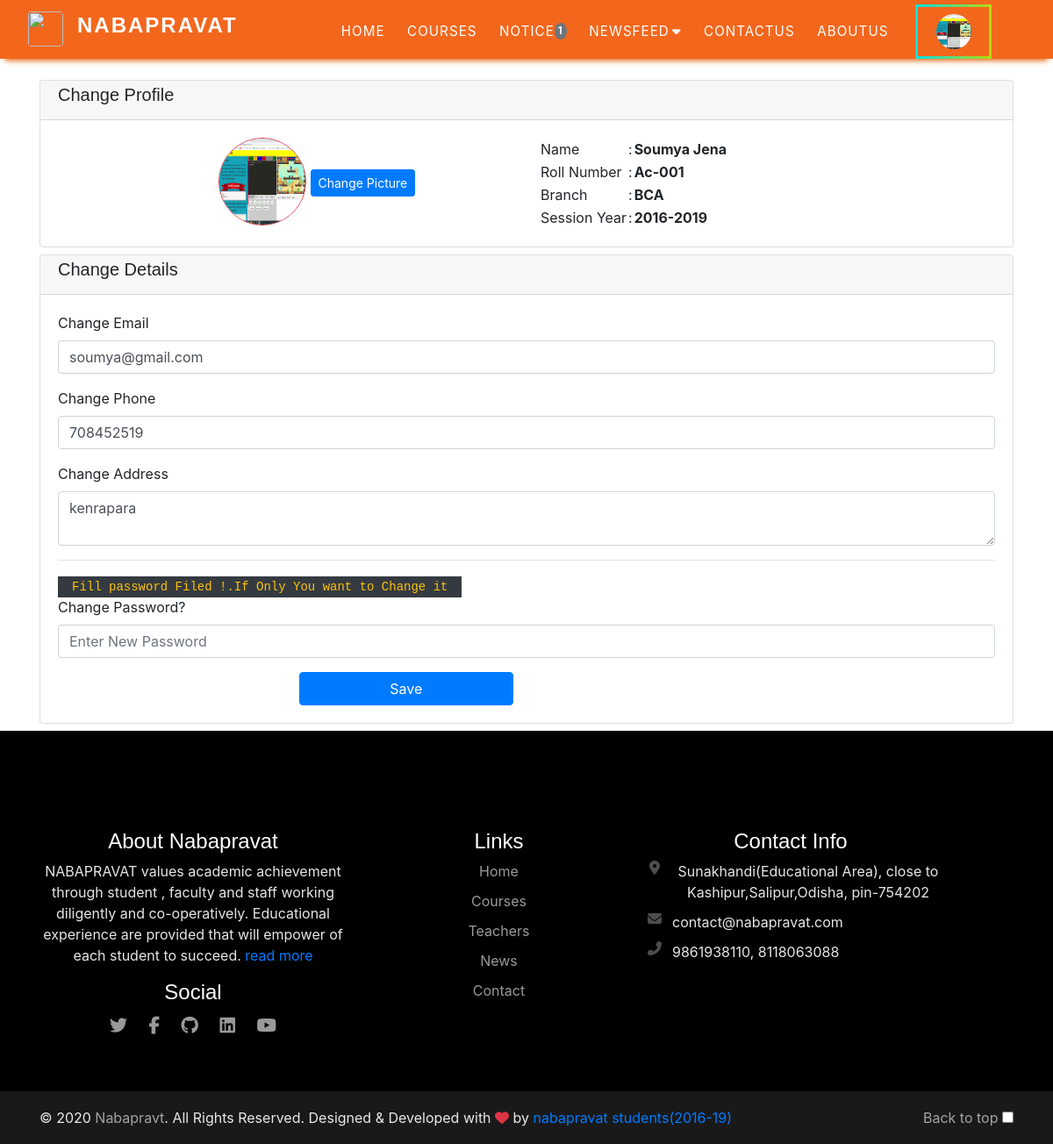
Page /student_profile (signed in) on the committed database.
### student_management_app/models.py (models this page shows)
class CustomUser(AbstractUser):
    user_type_data=((1,"HOD"),(2,"Staff"),(3,"Student"),(4,"Accountant"))
    profile_photo = models.FileField()
    user_type=models.CharField(default=1,choices=user_type_data,max_length=10)

class Courses(models.Model):
    id=models.AutoField(primary_key=True)
    course_name=models.CharField(max_length=255)
    course_for = models.CharField(max_length=125 )
    created_at=models.DateTimeField(auto_now_add=True)
    updated_at=models.DateTimeField(auto_now_add=True)
    objects=models.Manager()

class SessionYearModel(models.Model):
    id=models.AutoField(primary_key=True)
    session_start_year=models.IntegerField()
    session_end_year=models.IntegerField()
    session_for = models.CharField(max_length=125 )
    object=models.Manager()

class Students(models.Model):
    id=models.AutoField(primary_key=True)
    admin=models.OneToOneField(CustomUser,on_delete=models.CASCADE)
    gender=models.CharField(max_length=255)
    dob=models.DateField(null=True)
    address=models.TextField()
    mobile=models.CharField(max_length=225 ,unique=True)
    aaddhar=models.CharField(max_length= 225, unique=True)
    payments = models.FloatField(default=0)
    course_id=models.ForeignKey(Courses,on_delete=models.DO_NOTHING)
    session_year_id=models.ForeignKey(SessionYearModel,on_delete=models.CASCADE)
    created_at=models.DateTimeField(auto_now_add=True)
    updated_at=models.DateTimeField(auto_now_add=True)
    objects = models.Manager()

### student_management_app/StudentViews.py (the view)
# urls.py: path('student_profile', StudentViews.student_profile, name="student_profile"),
def student_profile(request):
    user=CustomUser.objects.get(id=request.user.id)
    student=Students.objects.get(admin=user)
    course = Courses.objects.get(id=student.course_id_id).course_name
    session_year = SessionYearModel.object.get(id =student.session_year_id_id)
    context = {
        "user":user,
        "student":student,
        "course":course,
        "session_year":session_year
        }
    return render(request,"alluser_template/setting.html",context)

### student_management_app/context_processor.py (called while the page is built)
def seen_processor(request):
    seen = Notice.objects.filter(seen=False).count()
    return {'seen':seen}

### student_management_app/templates/alluser_template/setting.html (shortened to what this page needs)
{% extends 'alluser_template/base.html' %}
{% load static %}
{% block body%}
      <div class="container mt-4">
        <div class="row">
          <div class="col-md-12">
            <div class="card">
              <div class="card-header py-1">
                <h5 class="card-title">Change Profile</h5>
              </div>
              <div class="card-body">
                <div class="row">
                  <div class="col-sm-2"></div>
                  <div class="col-sm-4">
                    <div class="user-pic">
                          {% if request.user.profile_photo == '' %}
                        <div class="text-uppercase rounded-circle" style="width:80px;height:80px;background-color:blueviolet; text-align:center; padding-top:20px; color:white; font-size:30px;">
                        {{request.user.first_name.0}}{{request.user.last_name.0}}
                        </div>
                            &nbsp;&nbsp;
                          {% else %}
                          <img src="{{request.user.profile_photo}}" class="rounded-circle border border-danger" width="100px" height="100px">
                          {% endif %}
                          <button type="button" class="change_profile btn btn-primary  btn-sm mt-1" data-toggle = "modal" data-target= "#change_profile_Modal" >Change Picture</button>
                      </div>
                  </div>
                  <div class="col-sm-4">
                  <div class="user-info">
                    <table>
                      <tr>
                        <td> Name</td>
                        <td>:</td>
                        <td> <strong>{{user.first_name}} {{user.last_name}}</strong></td>
                      </tr>
                      <tr>
                        <td> Roll Number</td>
                        <td>:</td>
                        <td> <strong>{{user.username}}</strong></td>
                      </tr>
                      <tr>
                        <td> Branch</td>
                        <td>:</td>
                        <td> <strong>{{course}}</strong></td>
                      </tr>
                      <tr>
                        <td>Session Year </td>
                        <td>:</td>
                        <td> <strong>{{session_year.session_start_year}}-{{session_year.session_end_year}}</strong></td>
                      </tr>
                    </table>
                </div>
                </div>
                <div class="col-sm-2"></div>
              </div>
            </div>
            </div>
          </div>
            <div class="col-md-12  pb-2">
            <div class="card card-primary mt-2">
                <div class="card-header py-1">
                  <h5 class="card-title">Change Details</h5>
                </div>
                <form role="form" action="{% url 'student_profile_change' %}" method="post">
                  <div class="card-body">
                    <div class="form-group">
                      <label>Change Email</label>
                      <input type="email" class="form-control" name="email" id="email" value="{{ user.email }}">
                    </div>
                    <div class="form-group">
                        <label>Change Phone</label>
                        <input type="text" class="form-control" name="phone" id ="phone" value="{{ student.mobile }}">
                      </div>
                     <div class="form-group">
                      <label>Change Address</label>
                      <textarea class="form-control" name="address" id="address">{{ student.address }}</textarea>
                    </div>
                    <hr>
                    <code class="text-warning bg-dark w-50 px-3 py-1">Fill password Filed !.If Only You want to Change it</code>
                     <div class="form-group">
                      <label>Change Password?</label>
                      <input type="text" class="form-control" name="password" id ="password" placeholder="Enter New Password">
                    </div>
                    <div class="row">
                    <div class="col-sm-3"></div>
                    <div class="col-sm-3">
                      <button type="submit" class="btn btn-primary btn-block" data-toggle="modal" data-target="#otp_modal" id="otp_data">Save </button>
                    </div>
                    <div class="col-sm-3"></div>
                  </div>
                  </div>
                </form>
              </div>
            </div>
          </div>
        </div>
        <footer class="text-center">
            {% include 'alluser_template/footer.html' %}
        </footer>
{% endblock body %}

### student_management_app/templates/alluser_template/base.html (shortened to what this page needs)
<!DOCTYPE html>
{% load  static %}
<html lang="en">
<head>
  <link rel="stylesheet"  href="{% static 'dist/css/stylesheet.css' %}">
   <link rel="stylesheet" href="https://maxcdn.bootstrapcdn.com/bootstrap/4.4.1/css/bootstrap.min.css">
</head>
<body>
<header>
  <div class="containers">
      <div class="logo-container">
          <span class="pr-3"><img src="{% static 'dist\img\logo.jpg' %}" width ="40px" height="40px" class="rounded"></span><h3 class="logo">NABAPRAVAT</h3>
      </div>
      <div class="menu-btn">
          <div class="menu-links">
              <ul>{% url 'home' as home %}
                  <li class="menu-link {% if request.path == home %}active{% endif %}" style="--i: .6s">
                      <a href="{{home}}">HOME</a>
                  </li>
                  {% url 'courses' as courses %}
                  <li class="menu-link {% if request.path == courses %}active{% endif %}" style="--i: .85s">
                      <a href="{{courses}}">COURSES</a>
                  </li>
                  {% url 'notice' as notice %}
                  <li class="menu-link {% if request.path == notice %}active{% endif %}" style="--i: .85s">
                      <a href="{{notice}}">NOTICE
                        {% if request.user.is_authenticated %}
                        {% if seen != 0 %}
                        <span class="badge badge-secondary rounded-circle p-1">{{seen}}</span>
                        {% endif %}
                        {% endif %}
                      </a>
                  </li>
                  <li class="menu-link" style="--i: 1.1s">
                      <a href="#">NEWSFEED<i class="fas fa-caret-down"></i></a>
                  </li>
                  {% url 'contactus' as contactus %}
                  <li class="menu-link" style="--i: .85s">
                    <a href="{{contactus}}">CONTACTUS</a>
                </li>
                  <li class="menu-link" style="--i: 1.35s">
                      <a href="#">ABOUTUS</a>
                  </li>
                  {% if request.user.is_authenticated%}
                  {% url 'student_profile' as student_profile %}
                  {% url 'student_payment_history' as student_payment_history %}
                  {% url 'student_apply_leave' as student_apply_leave %}
                  <li class="menu-link {% if request.path == student_profile %}active{% endif %}
                   {% if request.path == student_apply_leave %}active{% endif %}"
                   style="--i: 1.1s">
                    <a href="#">
                      {% if request.user.profile_photo == '' %}
                      {{request.user.first_name}}
                      {% else %}
                      <img src="{{request.user.profile_photo}}" class="rounded-circle" width="40px" height="40px">
                      {% endif %}
                     </a>
                            {% url 'logout' as logout %}
                </li>
              </ul>
          </div>
          {% else %}
          <div class="log-sign" style="--i: 1.8s">
              <a href="{% url 'show_login' %}" class="login-btn transparent">Log in</a>
          </div>
          {% endif %}
      </div>
  </div>
</header>
{% block body %}
{% endblock body %}
</body>
</html>

### student_management_app/templates/alluser_template/footer.html (shortened to what this page needs)
<footer class="footer probootstrap-bg">
    <div class="container">
    <div class="row">
        <div class="col-lg-4">
            <div class="footer-widget">
              <h3>About Nabapravat</h3>
              <p>NABAPRAVAT values academic achievement through student , faculty and staff working diligently and co-operatively. Educational experience are provided that will empower of each student to succeed. <a href="#" class="text-primary">read more</a></p>
              <h3>Social</h3>
                  <ul class="footer-social">
                  <li><a href="#"><i class="fab fa-twitter"></i></a></li>
                  <li><a href="https://www.facebook.com/nabapravatslpr/"><i class="fab fa-facebook-f"></i></a></li>
                  <li><a href="#"><i class="fab fa-github"></i></a></li>
                  <li><a href="#"><i class="fab fa-linkedin"></i></a></li>
                  <li><a href="#"><i class="fab fa-youtube"></i></a></li>
                  </ul>
            </div>
        </div>
    <div class="col-lg-3 ml-3">
    <div class="footer-widget">
    <h3>Links</h3>
    <ul>
    <li><a href="#">Home</a></li>
    <li><a href="#">Courses</a></li>
    <li><a href="#">Teachers</a></li>
    <li><a href="#">News</a></li>
    <li><a href="#">Contact</a></li>
    </ul>
    </div>
    </div>
    <div class="col-lg-4">
    <div class="footer-widget">
    <h3>Contact Info</h3>
    <ul class="probootstrap-contact-info">
    <li><i class="fas fa-map-marker-alt"></i><span>Sunakhandi(Educational Area), close to Kashipur,Salipur,Odisha, pin-754202</span></li>
    <li><i class="fas fa-envelope"></i><span>contact@nabapravat.com</span></li>
    <li><i class="fas fa-phone-alt"></i><span>9861938110, 8118063088</span></li>
    </ul>
    </div>
    </div>
    </div>
    </div>
    <div class="probootstrap-copyright">
    <div class="container">
    <div class="row">
    <div class="col-md-9 text-left">
    <p>&copy; 2020 <a href="https://uicookies.com/">Nabapravt</a>. All Rights Reserved. Designed &amp; Developed with <i class="fas fa-heart text-danger"></i> by <a href="https://uicookies.com/" class="text-primary">nabapravat students(2016-19)</a></p>
    </div>
    <div class="col-md-3 probootstrap-back-to-top">
    <p><a href="#" class="js-backtotop">Back to top </a><input type="checkbox" id="check1" name="check1"></p>
    </div>
    </div>
    </div>
    </div>
    </footer>

### rows in the picture
CustomUser: user.profile_photo (picture), first_name "Soumya", last_name "Jena", username "Ac-001", email "soumya@gmail.com"
Courses: course_name "BCA"
SessionYearModel: session_start_year "2016", session_end_year "2019"
Students: phone "708452519", address "kenrapara"

### other values in the picture
{{ seen }} "1"
